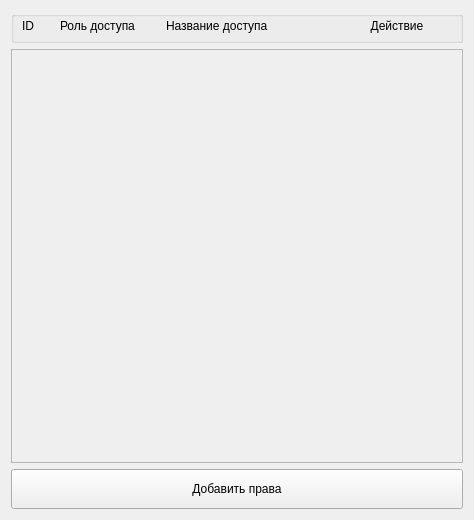
<?xml version="1.0" encoding="UTF-8"?>
<ui version="4.0">
 <class>RoleForm</class>
 <widget class="QWidget" name="RoleForm">
  <property name="windowModality">
   <enum>Qt::NonModal</enum>
  </property>
  <property name="geometry">
   <rect>
    <x>0</x>
    <y>0</y>
    <width>474</width>
    <height>520</height>
   </rect>
  </property>
  <property name="windowTitle">
   <string>Форма работы с правами доступа</string>
  </property>
  <layout class="QVBoxLayout" name="verticalLayout_3">
   <item>
    <layout class="QVBoxLayout" name="verticalLayout_2">
     <item>
      <widget class="QGroupBox" name="groupBox">
       <property name="maximumSize">
        <size>
         <width>16777215</width>
         <height>32</height>
        </size>
       </property>
       <property name="font">
        <font>
         <stylestrategy>PreferDefault</stylestrategy>
        </font>
       </property>
       <layout class="QHBoxLayout" name="horizontalLayout_2">
        <property name="leftMargin">
         <number>0</number>
        </property>
        <property name="topMargin">
         <number>0</number>
        </property>
        <property name="rightMargin">
         <number>0</number>
        </property>
        <property name="bottomMargin">
         <number>5</number>
        </property>
        <item>
         <widget class="QLabel" name="label">
          <property name="sizePolicy">
           <sizepolicy hsizetype="Expanding" vsizetype="Expanding">
            <horstretch>0</horstretch>
            <verstretch>0</verstretch>
           </sizepolicy>
          </property>
          <property name="minimumSize">
           <size>
            <width>40</width>
            <height>0</height>
           </size>
          </property>
          <property name="maximumSize">
           <size>
            <width>40</width>
            <height>16777215</height>
           </size>
          </property>
          <property name="styleSheet">
           <string notr="true">padding-left: 5px;</string>
          </property>
          <property name="text">
           <string>ID</string>
          </property>
         </widget>
        </item>
        <item>
         <widget class="QLabel" name="label_2">
          <property name="sizePolicy">
           <sizepolicy hsizetype="Expanding" vsizetype="Expanding">
            <horstretch>0</horstretch>
            <verstretch>0</verstretch>
           </sizepolicy>
          </property>
          <property name="minimumSize">
           <size>
            <width>70</width>
            <height>0</height>
           </size>
          </property>
          <property name="maximumSize">
           <size>
            <width>100</width>
            <height>16777215</height>
           </size>
          </property>
          <property name="text">
           <string>Роль доступа</string>
          </property>
         </widget>
        </item>
        <item>
         <widget class="QLabel" name="label_3">
          <property name="sizePolicy">
           <sizepolicy hsizetype="Expanding" vsizetype="Expanding">
            <horstretch>0</horstretch>
            <verstretch>0</verstretch>
           </sizepolicy>
          </property>
          <property name="minimumSize">
           <size>
            <width>130</width>
            <height>0</height>
           </size>
          </property>
          <property name="maximumSize">
           <size>
            <width>200</width>
            <height>16777215</height>
           </size>
          </property>
          <property name="text">
           <string>Название доступа</string>
          </property>
         </widget>
        </item>
        <item>
         <widget class="QLabel" name="label_7">
          <property name="minimumSize">
           <size>
            <width>126</width>
            <height>0</height>
           </size>
          </property>
          <property name="maximumSize">
           <size>
            <width>126</width>
            <height>16777215</height>
           </size>
          </property>
          <property name="text">
           <string>Действие</string>
          </property>
          <property name="alignment">
           <set>Qt::AlignCenter</set>
          </property>
         </widget>
        </item>
       </layout>
      </widget>
     </item>
     <item>
      <widget class="QScrollArea" name="scrollArea">
       <property name="widgetResizable">
        <bool>true</bool>
       </property>
       <widget class="QWidget" name="scrollAreaWidgetContents">
        <property name="geometry">
         <rect>
          <x>0</x>
          <y>0</y>
          <width>452</width>
          <height>414</height>
         </rect>
        </property>
        <layout class="QVBoxLayout" name="verticalLayout">
         <item>
          <layout class="QVBoxLayout" name="add_widget_layout_role">
           <property name="spacing">
            <number>0</number>
           </property>
           <property name="sizeConstraint">
            <enum>QLayout::SetNoConstraint</enum>
           </property>
           <property name="leftMargin">
            <number>0</number>
           </property>
           <property name="topMargin">
            <number>0</number>
           </property>
           <property name="rightMargin">
            <number>0</number>
           </property>
           <property name="bottomMargin">
            <number>0</number>
           </property>
          </layout>
         </item>
         <item>
          <spacer name="verticalSpacer">
           <property name="orientation">
            <enum>Qt::Vertical</enum>
           </property>
           <property name="sizeHint" stdset="0">
            <size>
             <width>20</width>
             <height>385</height>
            </size>
           </property>
          </spacer>
         </item>
        </layout>
       </widget>
      </widget>
     </item>
    </layout>
   </item>
   <item>
    <widget class="QPushButton" name="btn_add_role">
     <property name="sizePolicy">
      <sizepolicy hsizetype="Expanding" vsizetype="Fixed">
       <horstretch>0</horstretch>
       <verstretch>0</verstretch>
      </sizepolicy>
     </property>
     <property name="minimumSize">
      <size>
       <width>0</width>
       <height>40</height>
      </size>
     </property>
     <property name="cursor">
      <cursorShape>PointingHandCursor</cursorShape>
     </property>
     <property name="text">
      <string>Добавить права</string>
     </property>
    </widget>
   </item>
  </layout>
 </widget>
 <resources/>
 <connections/>
</ui>
